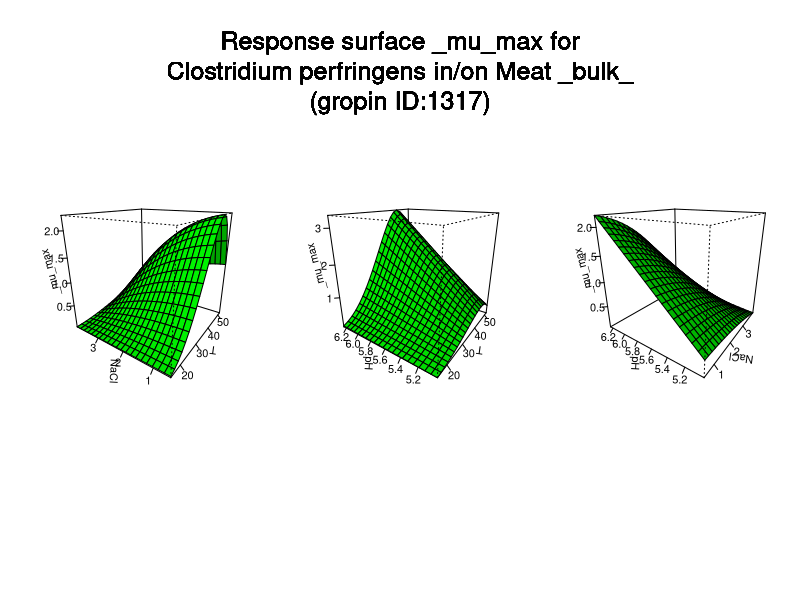

R code for this plot:
#############################
# start of Parameter script
#############################
T <- seq(15.015,51.948051948052,length.out=21)
NaCl <- seq(0.5005,3.996003996004,length.out=21)
pH <- seq(5.005,6.24375624375624,length.out=21)
#############################
# end of Parameter script
#############################
############################# 
# start of Model script Gropin ID 1317 
#############################
 
# constant coefficients for this model
 
variables <- data.frame(T,NaCl,pH)
argumentsPar <- expand.grid(variables)
 
# heart of the model
response_surface <- function(T,NaCl,pH) {
   mumax <-7.45*((T-12.20)^2)*(1-exp(0.095*(T-54.47)))*( (1-NaCl*(5.2471+0.12206*NaCl)/1000)-0.9755)*(2-(1-NaCl*(5.2471+0.12206*NaCl)/1000)-0.9755)*(pH-4.76)

return(mumax=mumax)
} 

# output parameters
responseSurface <- cbind(argumentsPar,response_surface(argumentsPar['T'],argumentsPar['NaCl'],argumentsPar['pH']))
colnames(responseSurface) <- c(colnames(argumentsPar),'mumax')
#############################
# End of Model script
#############################
############################# 
# start of Visualisation script Gropin ID 1317 
#############################
argPar1 <- expand.grid(T,NaCl)
argPar2 <- expand.grid(T,pH)
argPar3 <- expand.grid(NaCl,pH)
z1 <- matrix(unlist(response_surface(argPar1[1],argPar1[2],pH[10])),nrow=21)
z2 <- matrix(unlist(response_surface(argPar2[1],NaCl[10],argPar2[2])),nrow=21)
z3 <- matrix(unlist(response_surface(T[10],argPar3[1],argPar3[2])),nrow=21)
par(mfrow = c(1,3))
persp(T,NaCl,z1,col = 'green',xlab='T',ylab='NaCl',zlab='_mu_max',theta=305,phi=20,shade=0.25,ticktype = 'detailed')
persp(T,pH,z2,col = 'green',xlab='T',ylab='pH',zlab='_mu_max',theta=305,phi=20,shade=0.25,ticktype = 'detailed')
persp(NaCl,pH,z3,col = 'green',xlab='NaCl',ylab='pH',zlab='_mu_max',theta=305,phi=20,shade=0.25,ticktype = 'detailed')
mtext('Response surface _mu_max for
Clostridium perfringens in/on Meat _bulk_
(gropin ID:1317)',outer=T,  cex=1.5, line=-8.5, side=3)
#############################
# End of Visualisation script
#############################
